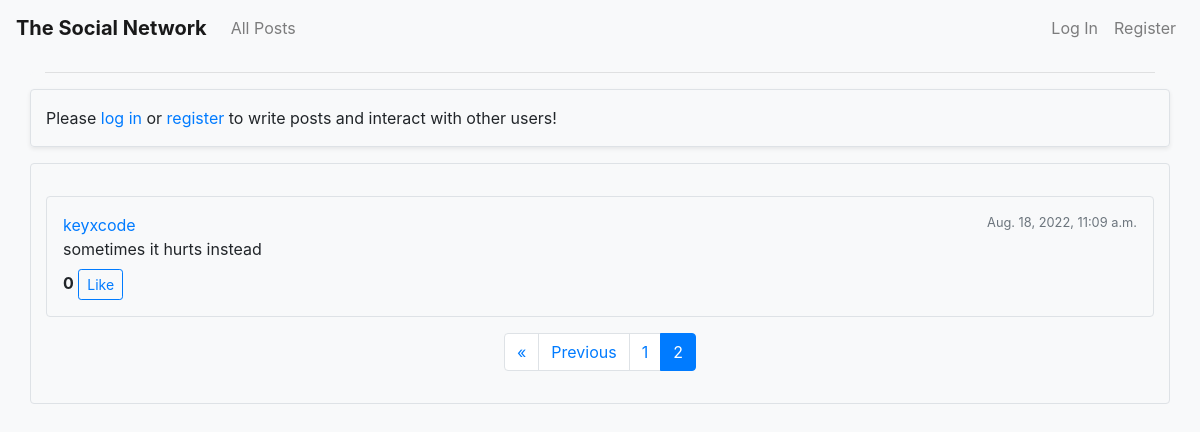
Before: /?page=2 with the older database file.
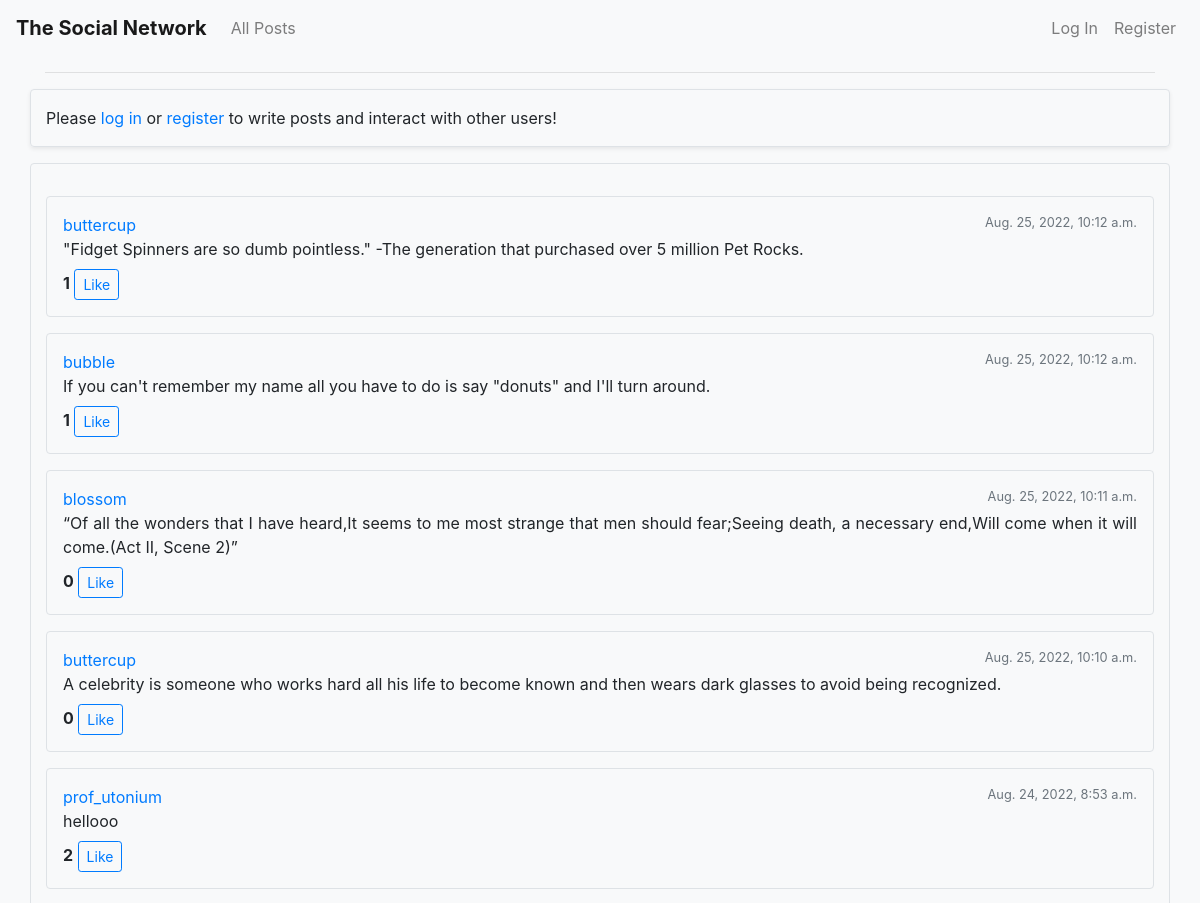
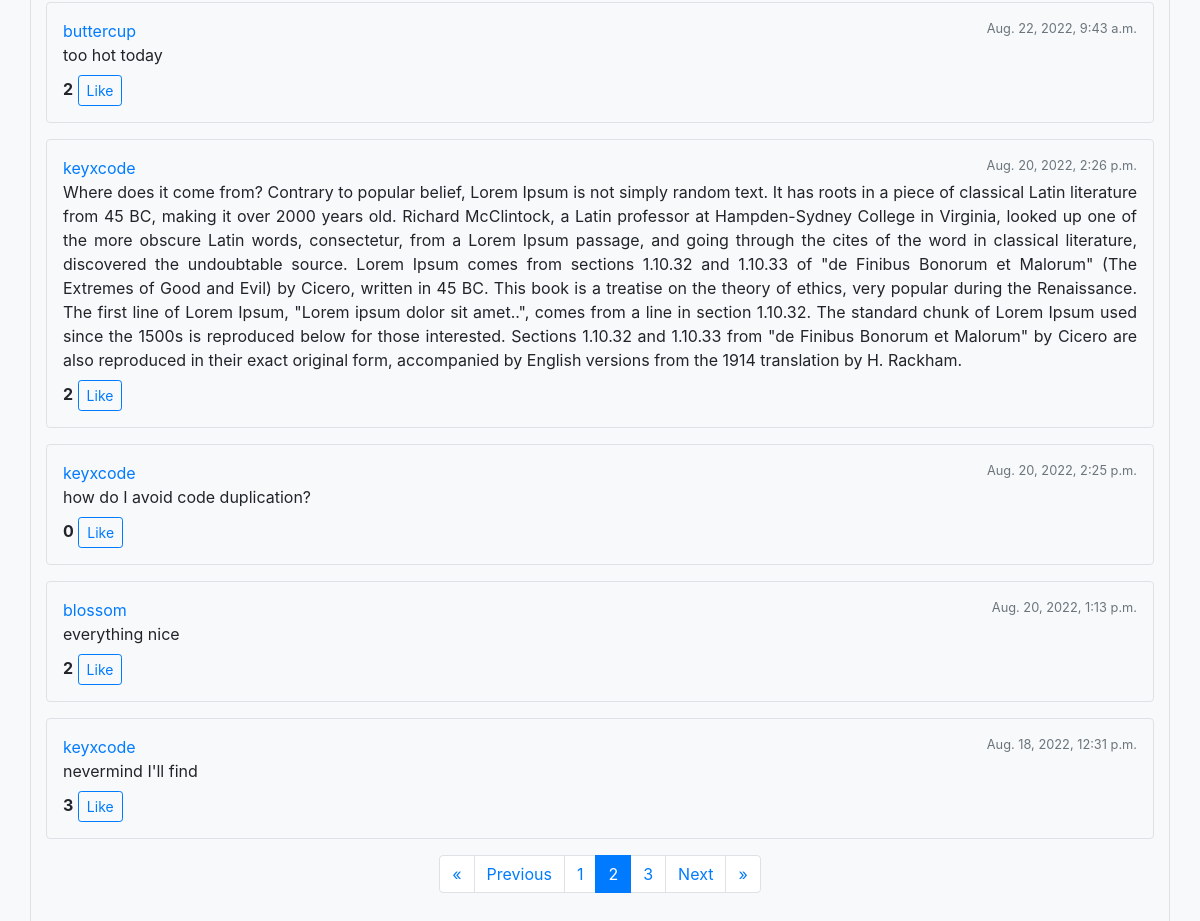
After: the same page with the newer database file (2 pictures, top to bottom).
### network/models.py (models this page shows, shortened)
class Post(models.Model):
    content = models.TextField()
    poster = models.ForeignKey("User", on_delete=models.CASCADE, null=True, related_name="all_posts")
    timestamp = models.DateTimeField(auto_now_add=True)
    likers = models.ManyToManyField("User", blank=True, related_name="liked_post")

class User(AbstractUser, models.Model):
    followers = models.ManyToManyField("User", blank="true", related_name="follow")
    follows = models.ManyToManyField("User", blank="true", related_name="followed_by")

### network/views.py (the view)
# urls.py: path("", views.index, name="index"),
def index(request):
    posts = Post.objects.all().order_by('-timestamp')
    p = paginate_posts(request, posts)
    return render(request, "network/index.html", {
        "page_obj": p.get("page_obj"),
        "page_range": p.get("page_range"),
        "need_paginated": p.get("need_paginated")
    })

### network/views.py (called while the page is built)
def paginate_posts(request, posts):
    paginator = Paginator(posts, 10)
    page_number = request.GET.get('page')
    p = dict()
    p["page_obj"] = paginator.get_page(page_number)
    p["page_range"] = range(1, paginator.num_pages + 1)
    p["need_paginated"] = True if (paginator.num_pages > 1) else False
    return p

### network/templates/network/index.html (shortened to what this page needs)
{% extends "network/layout.html" %}
{% load static %}
{% block body %}
    {% if user.is_authenticated %}
        <form action="{% url 'create_post' %}" class="border shadow-sm rounded row my-3" method="post">
            {% csrf_token %}
            <div class="col-md-10">
                <textarea class="form-control my-3" name="content" placeholder="What's on your mind?" required rows="1"></textarea>
            </div>
            <div class="col-md-2">
                <input class="btn btn-primary mt-md-3 mb-3 w-100" type="submit" value="Share">
            </div>
        </form>
    {% else %}
        <div class="border shadow-sm rounded row my-3">
            <div class="col my-3">
                Please <a href="{% url 'login' %}">log in</a> or <a href="{% url 'register' %}">register</a> to write posts and interact with other users!
            </div>
        </div>
    {% endif %}
    {% include 'network/posts.html' %}
{% endblock %}

### network/templates/network/posts.html (shortened to what this page needs)
<div class="border rounded row mb-3 py-3">
    <div class="col">
        {% if page_obj %}
            {% for post in page_obj %}
                <div class="border rounded p-3 my-3 hover-box">
                    <div class="row">
                        <div class="col">
                            <div class="d-flex">
                                <a href="{% url 'profile' post.poster.id %}">{{ post.poster }}</a>
                                <span class="ml-auto small text-muted">{{ post.timestamp }}</span>
                            </div>
                            <div class="mb-2 text-justify">
                                <span id="post-{{ post.id }}">{{ post.content }}</span>
                            </div>
                            <div>
                                <span class="font-weight-bold" id="like-count-{{ post.id }}">{{ post.likers.all.count }}</span>
                                {% if request.user in post.likers.all %}
                                    <button class="btn btn-primary btn-sm like-button" data-post="{{ post.id }}">Unlike</button>
                                {% else %}
                                    <button class="btn btn-outline-primary btn-sm like-button" data-post="{{ post.id }}">Like</button>
                                {% endif %}
                            </div>
                        </div>
                    </div>
                </div>
            {% endfor %}
        {% else %}
            It's empty here!
        {% endif %}
        {% if need_paginated %}
        <nav aria-label="Page navigation example" class="d-flex justify-content-center">
            <ul class="pagination">
                {% if page_obj.has_previous %}
                    <li class="page-item"><a class="page-link" href="?page=1">&laquo;</a></li>
                    <li class="page-item"><a class="page-link" href="?page={{ page_obj.previous_page_number }}">Previous</a></li>
                {% endif %}
                {% for i in page_range %}
                    {% if i == page_obj.number %}
                        <li class="page-item active"><a class="page-link" href="?page={{ i }}">{{ i }}</a></li>
                    {% else %}
                        <li class="page-item"><a class="page-link" href="?page={{ i }}">{{ i }}</a></li>
                    {% endif %}
                {% endfor %}
                {% if page_obj.has_next %}
                    <li class="page-item"><a class="page-link" href="?page={{ page_obj.next_page_number }}">Next</a></li>
                    <li class="page-item"><a class="page-link" href="?page={{ page_obj.paginator.num_pages }}">&raquo;</a></li>
                {% endif %}
            </ul>
        </nav>
        {% endif %}
    </div>
</div>

Changed rows visible on the page:
no longer on this page (row unchanged): Post: poster "keyxcode", timestamp "Aug. 18, 2022, 11:09 a.m.", content "sometimes it hurts instead", likers.all.count "0"
added Post: poster "buttercup", timestamp "Aug. 25, 2022, 10:12 a.m.", content "\"Fidget Spinners are so dumb pointless.\" -The generation that purchased over 5 million Pet Rocks.", likers.all.count "1"
added Post: poster "bubble", timestamp "Aug. 25, 2022, 10:12 a.m.", content "If you can't remember my name all you have to do is say \"donuts\" and I'll turn around.", likers.all.count "1"
added Post: poster "blossom", timestamp "Aug. 25, 2022, 10:11 a.m.", content "“Of all the wonders that I have heard,It seems to me most strange that men should fear;Seeing death, a necessary end,Will come when it will come.(Act II, Scene 2)”", likers.all.count "0"
added Post: poster "buttercup", timestamp "Aug. 25, 2022, 10:10 a.m.", content "A celebrity is someone who works hard all his life to become known and then wears dark glasses to avoid being recognized.", likers.all.count "0"
now on this page (row unchanged): Post: poster "prof_utonium", timestamp "Aug. 24, 2022, 8:53 a.m.", content "hellooo", likers.all.count "2"
now on this page (row unchanged): Post: poster "buttercup", timestamp "Aug. 22, 2022, 9:43 a.m.", content "too hot today", likers.all.count "2"
now on this page (row unchanged): Post: poster "keyxcode", timestamp "Aug. 20, 2022, 2:26 p.m.", content "Where does it come from? Contrary to popular belief, Lorem Ipsum is not simply random text. It has roots in a piece of classical Latin literature from 45 BC, making it over 2000 years old. Richard McClintock, a Latin professor at Hampden-Sydney College in Virginia, looked up one of the more obscure Latin words, consectetur, from a Lorem Ipsum passage, and going through the cites of the word in classical literature, discovered the undoubtable source. Lorem Ipsum comes from sections 1.10.32 and 1.10.33 of \"de Finibus Bonorum et Malorum\" (The Extremes of Good and Evil) by Cicero, written in 45 BC. This book is a treatise on the theory of ethics, very popular during the Renaissance. The first…", likers.all.count "2"
now on this page (row unchanged): Post: poster "keyxcode", timestamp "Aug. 20, 2022, 2:25 p.m.", content "how do I avoid code duplication?", likers.all.count "0"
now on this page (row unchanged): Post: poster "blossom", timestamp "Aug. 20, 2022, 1:13 p.m.", content "everything nice", likers.all.count "2"
now on this page (row unchanged): Post: poster "keyxcode", timestamp "Aug. 18, 2022, 12:31 p.m.", content "nevermind I'll find", likers.all.count "3"
Other visible differences:
new list line: "3"
text now shown: "Next »"
